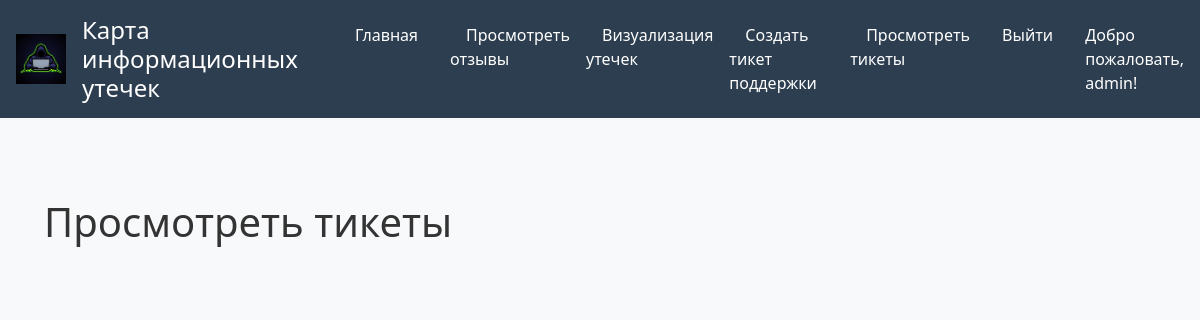
Page /view_tickets/ (signed in) on the earlier database version.
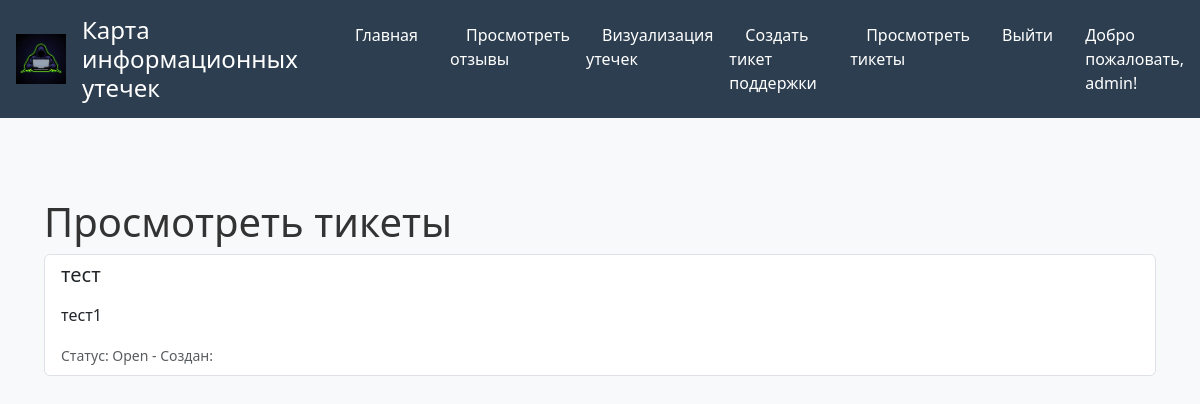
Same page on the later database version.
### leaksmap/models.py (models this page shows, shortened)
class SupportTicket(models.Model):
    STATUS_CHOICES = [
        ('open', 'Open'),
        ('in_progress', 'In Progress'),
        ('closed', 'Closed'),
    ]
    user = models.ForeignKey(
        User,
        on_delete=models.SET_NULL,
        null=True
    )
    title = models.CharField(
        max_length=255,
        validators=[MaxLengthValidator(255)]
    )
    description = models.TextField(
        validators=[MaxLengthValidator(5000)]
    )
    status = models.CharField(
        max_length=20,
        choices=STATUS_CHOICES,
        default='open'
    )
    created_at = models.DateTimeField(auto_now_add=True)
    updated_at = models.DateTimeField(auto_now=True)
    def get_status_display(self):
        return dict(self.STATUS_CHOICES).get(self.status, 'Unknown')
    class Meta:
        verbose_name = "Support Ticket"
        verbose_name_plural = "Support Tickets"
        ordering = ['-created_at']
        indexes = [
            models.Index(fields=['user']),
            models.Index(fields=['status']),
            models.Index(fields=['created_at']),
        ]

### leaksmap/support.py (the view)
# urls.py: path('view_tickets/', support.view_tickets, name='view_tickets'),
@login_required
def view_tickets(request):
    tickets = SupportTicket.objects.filter(user=request.user).order_by('-created_at')
    return render(request, 'leaksmap/view_tickets.html', {'tickets': tickets})

### leaksmap/templates/leaksmap/view_tickets.html (shortened to what this page needs)
{% extends "leaksmap/base.html" %}
{% block content %}
    <div class="container mt-5">
        <h1>Просмотреть тикеты</h1>
        <ul class="list-group">
            {% for ticket in tickets %}
                <li class="list-group-item">
                    <h5>{{ ticket.title|escape }}</h5>
                    <p>{{ ticket.description|escape|linebreaks }}</p>
                    <small class="text-muted">Статус: {{ ticket.get_status_display|escape }} - Создан: {{ report.generated_at|date:"d.m.Y H:i" }}</small>
                </li>
            {% endfor %}
        </ul>
    </div>
{% endblock %}

Differences in the rows shown:
added SupportTicket: title "тест", description "тест1", status "Open"
